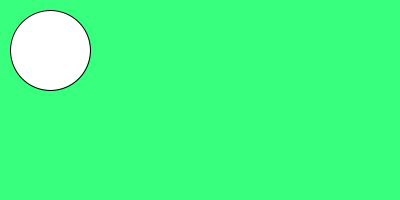
Frame 1 (no input)
Frame 60 (the mouse pressed at the canvas centre just before this capture): identical to frame 1, image omitted
Frame 120 (the mouse held since frame 60 and released just before this capture): identical to frame 1, image omitted

The Processing sketch that drew this single still picture (run headless with seeded random() and noise(); from frame 60 on, the mouse is pressed at the canvas centre):

// Processing sketch: week16_1
// ── week16_1.pde
void setup(){
 size(400,200); 
}
void draw(){
 background(57,255,127);
 ellipse(50,50,80,80);
}
